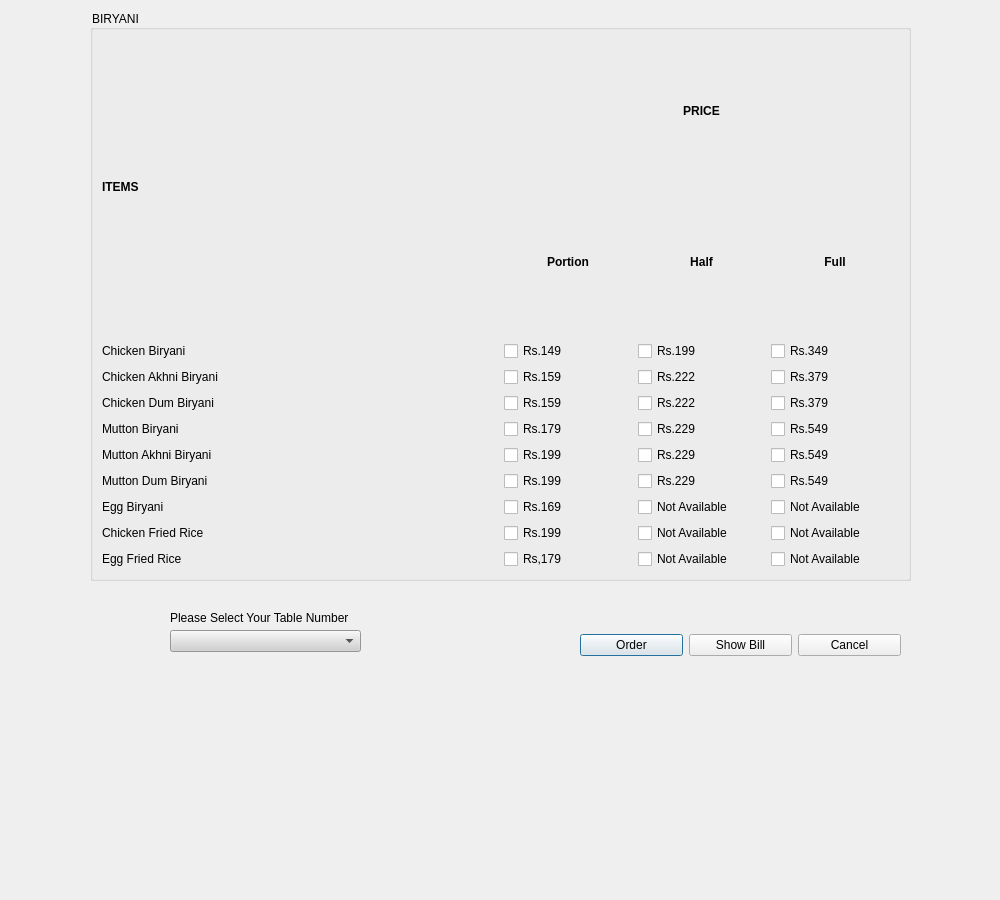
<?xml version="1.0" encoding="UTF-8"?>
<ui version="4.0">
 <class>dialogpart6</class>
 <widget class="QDialog" name="dialogpart6">
  <property name="geometry">
   <rect>
    <x>0</x>
    <y>0</y>
    <width>1000</width>
    <height>900</height>
   </rect>
  </property>
  <property name="windowTitle">
   <string>Dialog</string>
  </property>
  <property name="styleSheet">
   <string notr="true">background-image: url(:/rec/img/5783153.jpg);
color: rgb(0, 0, 0);
font: 87 8pt &quot;Arial Black&quot;;</string>
  </property>
  <widget class="QGroupBox" name="groupBox">
   <property name="geometry">
    <rect>
     <x>90</x>
     <y>10</y>
     <width>821</width>
     <height>571</height>
    </rect>
   </property>
   <property name="styleSheet">
    <string notr="true">background-image: url(:/rec/img/5783153.jpg);
color: rgb(0, 0, 0);
font: 87 8pt &quot;Arial Black&quot;;</string>
   </property>
   <property name="title">
    <string>BIRYANI</string>
   </property>
   <layout class="QVBoxLayout" name="verticalLayout_2">
    <item>
     <layout class="QHBoxLayout" name="horizontalLayout_20">
      <item>
       <widget class="QLabel" name="label">
        <property name="text">
         <string>&lt;html&gt;&lt;head/&gt;&lt;body&gt;&lt;p&gt;&lt;span style=&quot; font-weight:600;&quot;&gt;ITEMS&lt;/span&gt;&lt;/p&gt;&lt;/body&gt;&lt;/html&gt;</string>
        </property>
       </widget>
      </item>
      <item>
       <layout class="QVBoxLayout" name="verticalLayout">
        <item>
         <widget class="QLabel" name="label_2">
          <property name="text">
           <string>&lt;html&gt;&lt;head/&gt;&lt;body&gt;&lt;p align=&quot;center&quot;&gt;&lt;span style=&quot; font-weight:600;&quot;&gt;PRICE&lt;/span&gt;&lt;/p&gt;&lt;/body&gt;&lt;/html&gt;</string>
          </property>
         </widget>
        </item>
        <item>
         <layout class="QHBoxLayout" name="horizontalLayout">
          <item>
           <widget class="QLabel" name="label_3">
            <property name="text">
             <string>&lt;html&gt;&lt;head/&gt;&lt;body&gt;&lt;p align=&quot;center&quot;&gt;&lt;span style=&quot; font-weight:600;&quot;&gt;Portion&lt;/span&gt;&lt;/p&gt;&lt;/body&gt;&lt;/html&gt;</string>
            </property>
           </widget>
          </item>
          <item>
           <widget class="QLabel" name="label_4">
            <property name="text">
             <string>&lt;html&gt;&lt;head/&gt;&lt;body&gt;&lt;p align=&quot;center&quot;&gt;&lt;span style=&quot; font-weight:600;&quot;&gt;Half&lt;/span&gt;&lt;/p&gt;&lt;/body&gt;&lt;/html&gt;</string>
            </property>
           </widget>
          </item>
          <item>
           <widget class="QLabel" name="label_5">
            <property name="text">
             <string>&lt;html&gt;&lt;head/&gt;&lt;body&gt;&lt;p align=&quot;center&quot;&gt;&lt;span style=&quot; font-weight:600;&quot;&gt;Full&lt;/span&gt;&lt;/p&gt;&lt;/body&gt;&lt;/html&gt;</string>
            </property>
           </widget>
          </item>
         </layout>
        </item>
       </layout>
      </item>
     </layout>
    </item>
    <item>
     <layout class="QHBoxLayout" name="horizontalLayout_19">
      <item>
       <widget class="QLabel" name="label_6">
        <property name="text">
         <string>Chicken Biryani</string>
        </property>
       </widget>
      </item>
      <item>
       <layout class="QHBoxLayout" name="horizontalLayout_2">
        <item>
         <widget class="QCheckBox" name="checkBox">
          <property name="text">
           <string>Rs.149</string>
          </property>
         </widget>
        </item>
        <item>
         <widget class="QCheckBox" name="checkBox_2">
          <property name="text">
           <string>Rs.199</string>
          </property>
         </widget>
        </item>
        <item>
         <widget class="QCheckBox" name="checkBox_3">
          <property name="text">
           <string>Rs.349</string>
          </property>
         </widget>
        </item>
       </layout>
      </item>
     </layout>
    </item>
    <item>
     <layout class="QHBoxLayout" name="horizontalLayout_18">
      <item>
       <widget class="QLabel" name="label_7">
        <property name="text">
         <string>Chicken Akhni Biryani</string>
        </property>
       </widget>
      </item>
      <item>
       <layout class="QHBoxLayout" name="horizontalLayout_3">
        <item>
         <widget class="QCheckBox" name="checkBox_4">
          <property name="text">
           <string>Rs.159</string>
          </property>
         </widget>
        </item>
        <item>
         <widget class="QCheckBox" name="checkBox_5">
          <property name="text">
           <string>Rs.222</string>
          </property>
         </widget>
        </item>
        <item>
         <widget class="QCheckBox" name="checkBox_6">
          <property name="text">
           <string>Rs.379</string>
          </property>
         </widget>
        </item>
       </layout>
      </item>
     </layout>
    </item>
    <item>
     <layout class="QHBoxLayout" name="horizontalLayout_17">
      <item>
       <widget class="QLabel" name="label_8">
        <property name="text">
         <string>Chicken Dum Biryani</string>
        </property>
       </widget>
      </item>
      <item>
       <layout class="QHBoxLayout" name="horizontalLayout_4">
        <item>
         <widget class="QCheckBox" name="checkBox_7">
          <property name="text">
           <string>Rs.159</string>
          </property>
         </widget>
        </item>
        <item>
         <widget class="QCheckBox" name="checkBox_8">
          <property name="text">
           <string>Rs.222</string>
          </property>
         </widget>
        </item>
        <item>
         <widget class="QCheckBox" name="checkBox_9">
          <property name="text">
           <string>Rs.379</string>
          </property>
         </widget>
        </item>
       </layout>
      </item>
     </layout>
    </item>
    <item>
     <layout class="QHBoxLayout" name="horizontalLayout_16">
      <item>
       <widget class="QLabel" name="label_9">
        <property name="text">
         <string>Mutton Biryani</string>
        </property>
       </widget>
      </item>
      <item>
       <layout class="QHBoxLayout" name="horizontalLayout_8">
        <item>
         <widget class="QCheckBox" name="checkBox_19">
          <property name="text">
           <string>Rs.179</string>
          </property>
         </widget>
        </item>
        <item>
         <widget class="QCheckBox" name="checkBox_20">
          <property name="text">
           <string>Rs.229</string>
          </property>
         </widget>
        </item>
        <item>
         <widget class="QCheckBox" name="checkBox_21">
          <property name="text">
           <string>Rs.549</string>
          </property>
         </widget>
        </item>
       </layout>
      </item>
     </layout>
    </item>
    <item>
     <layout class="QHBoxLayout" name="horizontalLayout_15">
      <item>
       <widget class="QLabel" name="label_10">
        <property name="text">
         <string>Mutton Akhni Biryani</string>
        </property>
       </widget>
      </item>
      <item>
       <layout class="QHBoxLayout" name="horizontalLayout_9">
        <item>
         <widget class="QCheckBox" name="checkBox_22">
          <property name="text">
           <string>Rs.199</string>
          </property>
         </widget>
        </item>
        <item>
         <widget class="QCheckBox" name="checkBox_23">
          <property name="text">
           <string>Rs.229</string>
          </property>
         </widget>
        </item>
        <item>
         <widget class="QCheckBox" name="checkBox_24">
          <property name="text">
           <string>Rs.549</string>
          </property>
         </widget>
        </item>
       </layout>
      </item>
     </layout>
    </item>
    <item>
     <layout class="QHBoxLayout" name="horizontalLayout_14">
      <item>
       <widget class="QLabel" name="label_11">
        <property name="text">
         <string>Mutton Dum Biryani</string>
        </property>
       </widget>
      </item>
      <item>
       <layout class="QHBoxLayout" name="horizontalLayout_7">
        <item>
         <widget class="QCheckBox" name="checkBox_16">
          <property name="text">
           <string>Rs.199</string>
          </property>
         </widget>
        </item>
        <item>
         <widget class="QCheckBox" name="checkBox_17">
          <property name="text">
           <string>Rs.229</string>
          </property>
         </widget>
        </item>
        <item>
         <widget class="QCheckBox" name="checkBox_18">
          <property name="text">
           <string>Rs.549</string>
          </property>
         </widget>
        </item>
       </layout>
      </item>
     </layout>
    </item>
    <item>
     <layout class="QHBoxLayout" name="horizontalLayout_13">
      <item>
       <widget class="QLabel" name="label_12">
        <property name="text">
         <string>Egg Biryani</string>
        </property>
       </widget>
      </item>
      <item>
       <layout class="QHBoxLayout" name="horizontalLayout_6">
        <item>
         <widget class="QCheckBox" name="checkBox_13">
          <property name="text">
           <string>Rs.169</string>
          </property>
         </widget>
        </item>
        <item>
         <widget class="QCheckBox" name="checkBox_14">
          <property name="text">
           <string>Not Available</string>
          </property>
         </widget>
        </item>
        <item>
         <widget class="QCheckBox" name="checkBox_15">
          <property name="text">
           <string>Not Available</string>
          </property>
         </widget>
        </item>
       </layout>
      </item>
     </layout>
    </item>
    <item>
     <layout class="QHBoxLayout" name="horizontalLayout_12">
      <item>
       <widget class="QLabel" name="label_13">
        <property name="text">
         <string>Chicken Fried Rice</string>
        </property>
       </widget>
      </item>
      <item>
       <layout class="QHBoxLayout" name="horizontalLayout_5">
        <item>
         <widget class="QCheckBox" name="checkBox_10">
          <property name="text">
           <string>Rs.199</string>
          </property>
         </widget>
        </item>
        <item>
         <widget class="QCheckBox" name="checkBox_11">
          <property name="text">
           <string>Not Available</string>
          </property>
         </widget>
        </item>
        <item>
         <widget class="QCheckBox" name="checkBox_12">
          <property name="text">
           <string>Not Available</string>
          </property>
         </widget>
        </item>
       </layout>
      </item>
     </layout>
    </item>
    <item>
     <layout class="QHBoxLayout" name="horizontalLayout_11">
      <item>
       <widget class="QLabel" name="label_14">
        <property name="text">
         <string>Egg Fried Rice</string>
        </property>
       </widget>
      </item>
      <item>
       <layout class="QHBoxLayout" name="horizontalLayout_10">
        <item>
         <widget class="QCheckBox" name="checkBox_25">
          <property name="text">
           <string>Rs,179</string>
          </property>
         </widget>
        </item>
        <item>
         <widget class="QCheckBox" name="checkBox_26">
          <property name="text">
           <string>Not Available</string>
          </property>
         </widget>
        </item>
        <item>
         <widget class="QCheckBox" name="checkBox_27">
          <property name="text">
           <string>Not Available</string>
          </property>
         </widget>
        </item>
       </layout>
      </item>
     </layout>
    </item>
   </layout>
  </widget>
  <widget class="QLabel" name="label_15">
   <property name="geometry">
    <rect>
     <x>170</x>
     <y>610</y>
     <width>241</width>
     <height>16</height>
    </rect>
   </property>
   <property name="text">
    <string>Please Select Your Table Number</string>
   </property>
  </widget>
  <widget class="QComboBox" name="comboBox">
   <property name="geometry">
    <rect>
     <x>170</x>
     <y>630</y>
     <width>191</width>
     <height>22</height>
    </rect>
   </property>
   <property name="styleSheet">
    <string notr="true">background-image: url(:/rec/img/5783153.jpg);
color: rgb(0, 0, 0);
background-color: rgb(208, 208, 208);</string>
   </property>
  </widget>
  <widget class="QWidget" name="layoutWidget">
   <property name="geometry">
    <rect>
     <x>580</x>
     <y>620</y>
     <width>321</width>
     <height>51</height>
    </rect>
   </property>
   <layout class="QHBoxLayout" name="horizontalLayout_22">
    <item>
     <layout class="QHBoxLayout" name="horizontalLayout_21">
      <item>
       <widget class="QPushButton" name="pushButton">
        <property name="text">
         <string>Order</string>
        </property>
       </widget>
      </item>
      <item>
       <widget class="QPushButton" name="pushButton_3">
        <property name="text">
         <string>Show Bill</string>
        </property>
       </widget>
      </item>
      <item>
       <widget class="QPushButton" name="pushButton_2">
        <property name="text">
         <string>Cancel</string>
        </property>
       </widget>
      </item>
     </layout>
    </item>
   </layout>
  </widget>
 </widget>
 <resources/>
 <connections/>
</ui>
